Frame 1 (no input): blank canvas, image omitted
Frame 60 (the mouse pressed at the canvas centre just before this capture): blank canvas, image omitted
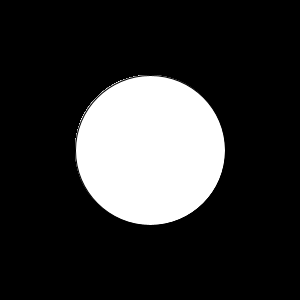
Frame 120 (the mouse held since frame 60 and released just before this capture)

The Processing sketch whose frames 1 and 60 were blank and that drew this single picture after the mouse press (run headless with seeded random() and noise(); from frame 60 on, the mouse is pressed at the canvas centre):

// Processing sketch: processing_13316
// ── processing_13316.pde

int counter;

void setup() { 
  size(300, 300);
  background(0); 
}

void draw() {  
  
  if(mousePressed == true) { 
    ellipse(150,150,mouseX,mouseY);
  }
 else {
    ellipse(width/4, height/4, 25*sin(counter), 25*sin(counter));
  }
}                                   
